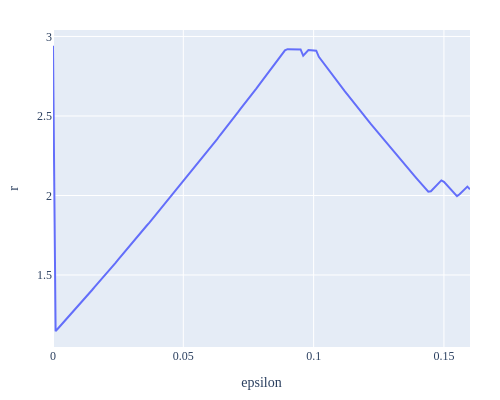

Source (notebook cell):
### Code cell
px.line(df_res_eps, x="epsilon", y="r", hover_data=["partition_greedy", "partition_opt"]).update_layout(
    width=500, height=400,
    font=dict(family="iosevka"),
    margin=dict(t=30, b=30, l=30, r=30),
    )

### Figure 1 — Plotly figure (JSON) as saved in the notebook; plotly's stock layout.template omitted (floating-point values rounded to 4 significant figures; data arrays with more than 128 entries replaced by an {"elided": "..."} marker saying what was removed)
{"data": [{"customdata": {"elided": "161x2 str values"}, "hovertemplate": "epsilon=%{x}<br>r=%{y}<br>partition_greedy=%{customdata[0]}<br>partition_opt=%{customdata[1]}<extra></extra>", "legendgroup": "", "line": {"color": "#636efa", "dash": "solid"}, "marker": {"symbol": "circle"}, "mode": "lines", "name": "", "orientation": "v", "showlegend": false, "type": "scatter", "x": {"elided": "161 float values"}, "xaxis": "x", "y": {"elided": "161 float values"}, "yaxis": "y"}], "layout": {"font": {"family": "iosevka"}, "height": 400, "legend": {"tracegroupgap": 0}, "margin": {"b": 30, "l": 30, "r": 30, "t": 30}, "width": 500, "xaxis": {"anchor": "y", "domain": [0, 1], "title": {"text": "epsilon"}}, "yaxis": {"anchor": "x", "domain": [0, 1], "title": {"text": "r"}}}}
